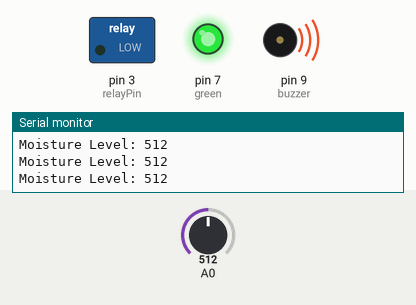
Simulated run of this sketch. Board: Arduino Uno, built with avr-gcc and run on an emulated ATmega328P. Parts: switched loads named in the sketch (green lamp = pin HIGH), output pins drawn as LEDs (lit = HIGH), buzzer (waves = sounding), the last lines printed to the serial monitor. The inputs (shaded band) are chosen by the test bench; at power-on: A0 = 512.

Above: at 1.2 s.
1.3 s: A0 set to 584
2.8 s: A0 set to 610
At 4.0 s:
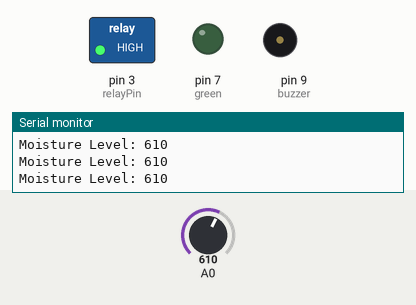
4.3 s: A0 set to 590
At 4.9 s:
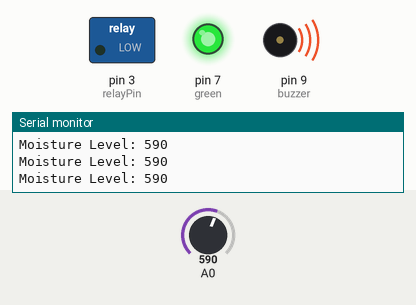
7.3 s: A0 set to 716
At 7.7 s:
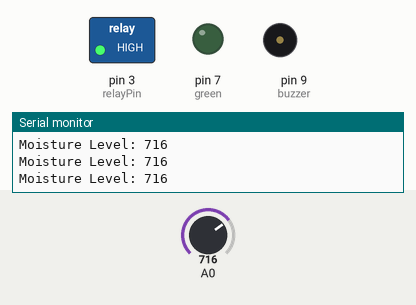
Timing chart, 0 to 10.3 s (numbered marks = the images above; inputs shaded):
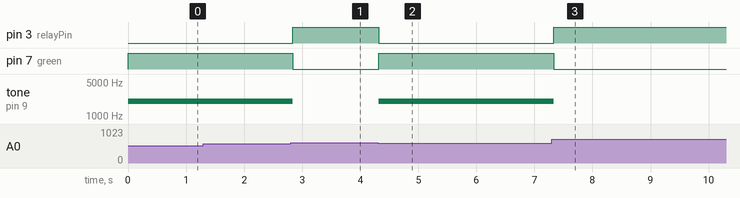

The sketch:

code.ino
```cpp
int relayPin = 3;
int green = 7;
const int buzzer = 9;

void setup() {
  Serial.begin(9600);
  pinMode(relayPin, OUTPUT);
  pinMode(green, OUTPUT);
  digitalWrite(relayPin, LOW);
  pinMode(buzzer, OUTPUT);
}

void loop() {
  int moisturelevel = analogRead(A0);
  Serial.print("Moisture Level: ");
  Serial.println(moisturelevel);

  if (moisturelevel < 600) {
    digitalWrite(relayPin, LOW);     // Pump OFF
    digitalWrite(green, HIGH);       // LED ON
    tone(buzzer, 2000);              // Buzzer ON
  } else {
    digitalWrite(relayPin, HIGH);    // Pump ON
    digitalWrite(green, LOW);        // LED OFF
    noTone(buzzer);                  // Buzzer OFF
  }
}
```

Measured:
- the behaviour switches between 599 and 600 on A0 (found by bisection; images 0 and 1)
- after the input at 2.8 s, pin 3 (relayPin): LOW → HIGH at once; pin 7 (green): HIGH → LOW at once; tone on pin 9 (buzzer): 2000 Hz → silent at once
- after the input at 4.3 s, pin 3 (relayPin): HIGH → LOW at once; pin 7 (green): LOW → HIGH at once; tone on pin 9 (buzzer): silent → 2000 Hz at once
- after the input at 7.3 s, pin 3 (relayPin): LOW → HIGH at once; pin 7 (green): HIGH → LOW at once; tone on pin 9 (buzzer): 2000 Hz → silent at once
